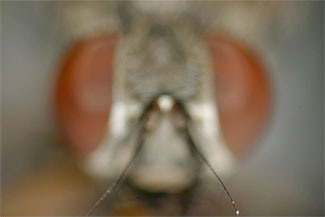
#> input picture Test_Data/test7/hf001.jpg, 325 x 217 px; its folder holds only this picture in this run
$ jupyter execute --allow-errors Fourier_Based_Imag_Sharpness.ipynb
#> lines starting #> are read from the running program, lines starting #| are printed output that depends on the picture; long printed decimals are rounded
[cell 1]
import numpy as np
import cv2
import PIL
from PIL import Image
import matplotlib.pyplot as plt
import os
import glob

[cell 2]
imgs = glob.glob("D:/Code/Datasets/Research_Datasets/Focuser/bznick98 Focus_Stacking master assets-test_images/test7/"+"*.jpg")

[cell 3]
def focus(img):
    img = cv2.imread(img, cv2.IMREAD_GRAYSCALE)
    print(img.shape)
    f = np.fft.fft2(img)
    fshift = np.fft.fftshift(f)
    print(fshift.shape)
    magnitude_spectrum = 20 * np.log(np.abs(fshift))

    x = np.linspace(0, 1, 325)
    y = np.linspace(0, 1, 217)
    X, Y = np.meshgrid(x, y)

    highpass = 1 - np.exp(- ((X - 0.5) ** 2 + (Y - 0.5) ** 2) * 5)
    print(np.shape(highpass))
    f2 = fshift * highpass
    z3 = np.absolute(np.fft.ifft2(f2))

    plt.subplot(337)
    plt.imshow(z3)
    plt.title('only high frequency content survived')
    plt.colorbar()
    plt.subplot(338)
    plt.imshow(highpass)
    plt.title('highpass, suppresses \n low frequencies')
    plt.colorbar()
    plt.subplot(339)
    plt.imshow(np.log10(np.abs(fshift * highpass)), cmap='gray')
    plt.title('FFT*highpass')
    plt.colorbar()
    plt.show()

[cell 4]
img = cv2.imread(imgs[0], cv2.IMREAD_GRAYSCALE)
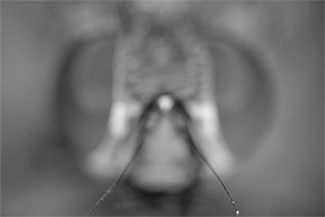
#> img: shape (217, 325); min 24, max 240, mean 111.4
print(img.shape)
#| (217, 325)
f = np.fft.fft2(img)
fshift = np.fft.fftshift(f)
print(fshift.shape)
#| (217, 325)
magnitude_spectrum = 20 * np.log(np.abs(fshift))
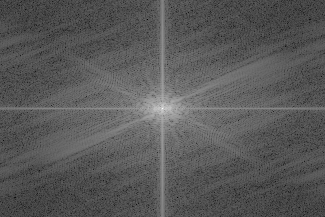
#> magnitude_spectrum: shape (217, 325) float64; min 1.92, max 317.5, mean 112.2; drawn with min black and max white

x = np.linspace(0, 1, 325)
y = np.linspace(0, 1, 217)
X, Y = np.meshgrid(x, y)

highpass = 1 - np.exp(- ((X - 0.5) ** 2 + (Y - 0.5) ** 2) * 5)
print(np.shape(highpass))
f2 = fshift * highpass
z3 = np.absolute(np.fft.ifft2(f2))
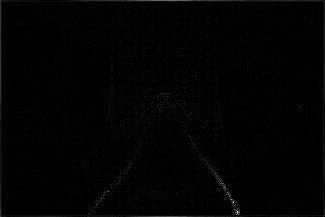
#> z3: shape (217, 325) float64; min 2.55e-06, max 32.44, mean 0.4; drawn with min black and max white


plt.subplot(337)
plt.imshow(z3)
plt.title('only high frequency content survived')
plt.colorbar()
plt.subplot(338)
plt.imshow(highpass)
plt.title('highpass, suppresses \n low frequencies')
plt.colorbar()
plt.subplot(339)
plt.imshow(np.log10(np.abs(fshift * highpass)), cmap='gray')
plt.title('FFT*highpass')
plt.colorbar()
plt.show()
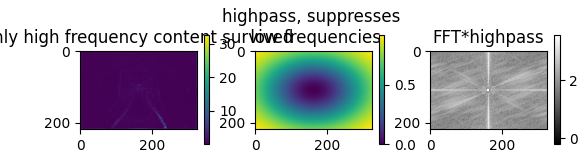
#> figure drawn by matplotlib, 6 panels

[cell 5]
img = cv2.imread(imgs[0], cv2.IMREAD_GRAYSCALE)
print(img.shape)
#| (217, 325)
f = np.fft.fft2(img)
fshift = np.fft.fftshift(f)
print(fshift.shape)
#| (217, 325)
magnitude_spectrum = 20 * np.log(np.abs(fshift))

x = np.linspace(0, 1, 325)
y = np.linspace(0, 1, 217)
X, Y = np.meshgrid(x, y)

highpass = 1 - np.exp(- ((X - 0.5) ** 2 + (Y - 0.5) ** 2) * 5)
print(np.shape(highpass))
f2 = fshift * highpass
z3 = np.absolute(np.fft.ifft2(f2))

fig, ax = plt.subplots(3, figsize=(10,10))
fig.subplots_adjust(wspace = 0.4, hspace = 0.4)

ax[0].imshow(z3)
ax[0].set_title('only high frequency content survived')


ax[1].imshow(highpass)
ax[1].set_title('highpass, suppresses \n low frequencies')
# ax[1].colorbar()

ax[2].imshow(np.log10(np.abs(fshift * highpass)), cmap='gray')
ax[2].set_title('FFT*highpass')
# ax[2].colorbar()
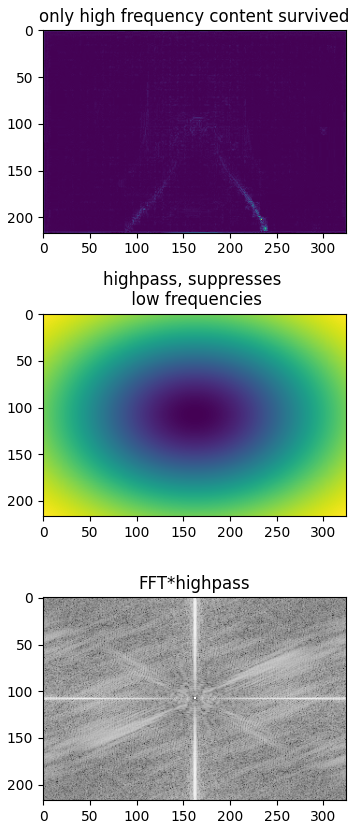
#> figure drawn by matplotlib, 3 panels

[cell 6]
np.sum(z3)
#> Out = 26460.4

#> (a cell that did not finish here is left out)

[cell 8]
np.sum(z3)
#> Out = 26460.4

[cell 9]
vals = []
for i in range(len(imgs)):
    img = cv2.imread(imgs[i], cv2.IMREAD_GRAYSCALE)
    print(img.shape)
#| (217, 325)
    f = np.fft.fft2(img)
    fshift = np.fft.fftshift(f)
    print(fshift.shape)
#| (217, 325)
    magnitude_spectrum = 20 * np.log(np.abs(fshift))

    x = np.linspace(0, 1, 325)
    y = np.linspace(0, 1, 217)
    X, Y = np.meshgrid(x, y)

    highpass = 1 - np.exp(- ((X - 0.5) ** 2 + (Y - 0.5) ** 2) * 5)
    # print(np.shape(highpass))
    f2 = fshift * highpass
    z3 = np.absolute(np.fft.ifft2(f2))
    vals.append(np.sum(z3))

print(vals)
#| [26460.373]

[cell 10]
plt.plot(vals)
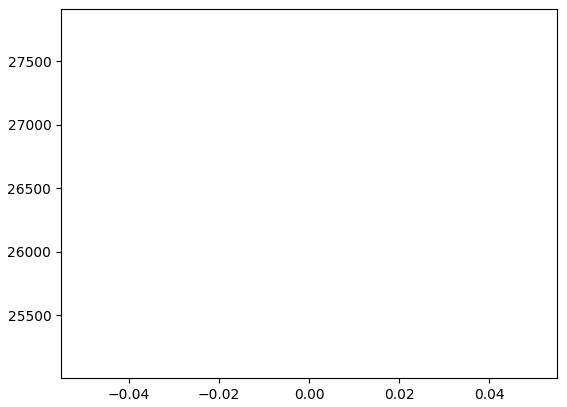
#> figure drawn by matplotlib, 1 panel
